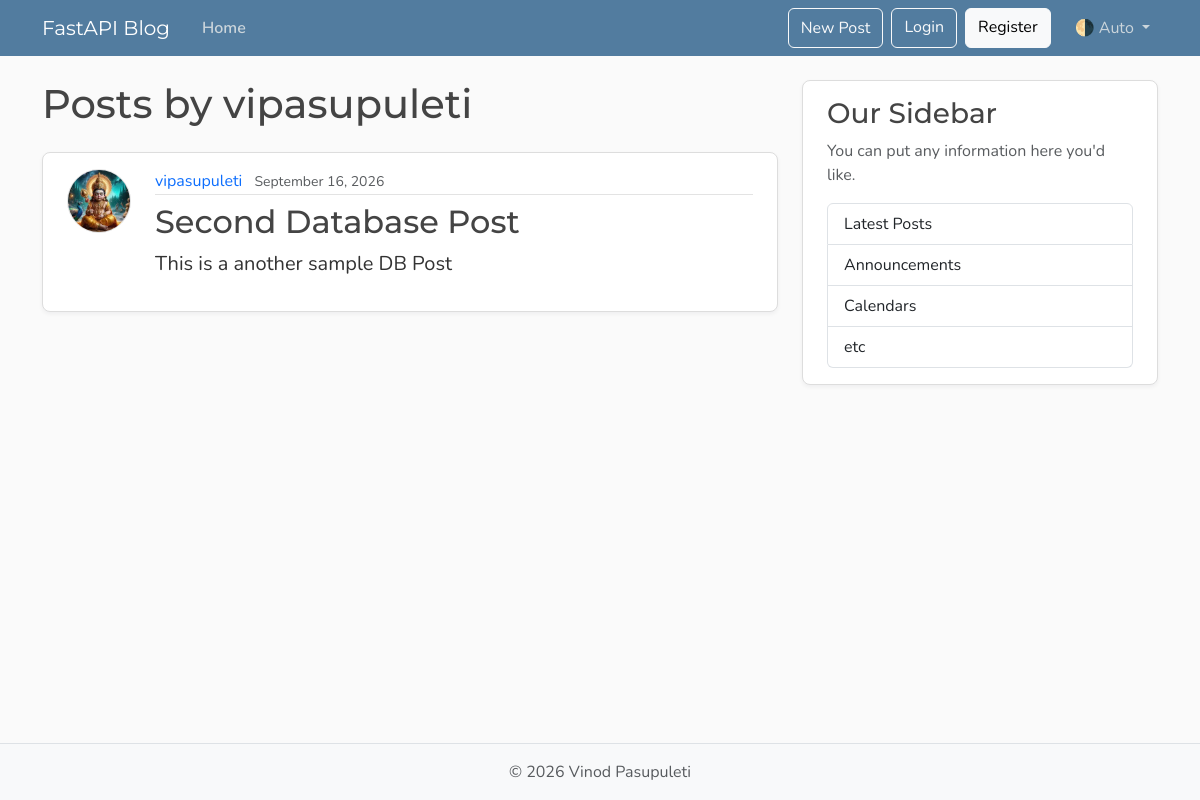
Before: /users/1/posts with the older database file.
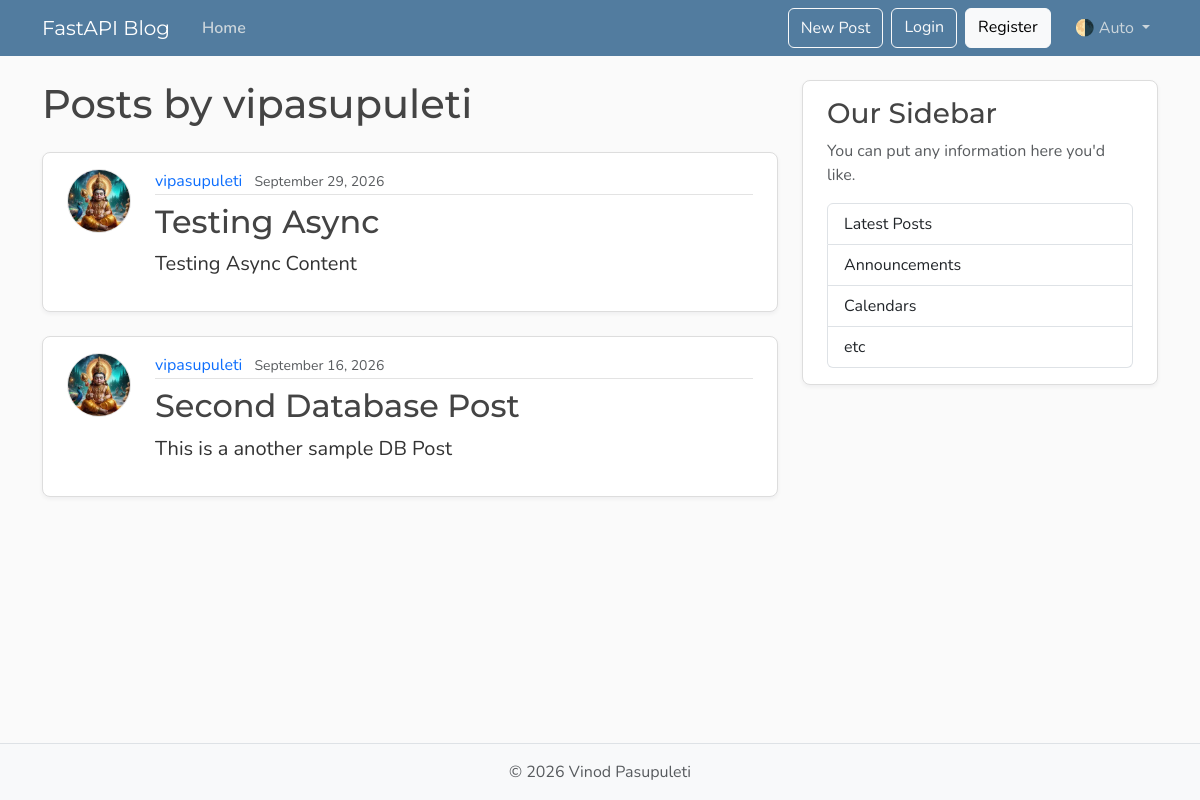
After: the same page with the newer database file.
### models.py (models this page shows, shortened)
class Post(Base):
    __tablename__ = "posts"
    id: Mapped[int] = mapped_column(Integer, primary_key=True, index=True)
    title: Mapped[str] = mapped_column(String(100), nullable=False)
    content: Mapped[str] = mapped_column(Text, nullable=False)
    user_id: Mapped[int] = mapped_column(
        ForeignKey("users.id"),
        nullable=False,
        index=True,
    )
    date_posted: Mapped[datetime] = mapped_column(
        DateTime(timezone=True),
        default=lambda: datetime.now(UTC),
    )
    author: Mapped[User] = relationship(back_populates="posts")

class User(Base):
    __tablename__ = "users"
    id: Mapped[int] = mapped_column(Integer, primary_key=True, index=True)
    username: Mapped[str] = mapped_column(String(50), unique=True, nullable=False)
    email: Mapped[str] = mapped_column(String(120), unique=True, nullable=False)
    image_file: Mapped[str | None] = mapped_column(
        String(200),
        nullable=True,
        default=None,
    )
    posts: Mapped[list[Post]] = relationship(back_populates="author", cascade="all, delete-orphan")

### main.py (the view)
@app.get("/users/{user_id}/posts", include_in_schema=False, name="user_posts")
async def user_posts_page(request: Request, user_id: int, db: Annotated[AsyncSession, Depends(get_db)]):
    result = await db.execute(select(models.User).where(models.User.id == user_id))
    user = result.scalars().first()
    if not user:
        raise HTTPException(status_code=status.HTTP_404_NOT_FOUND, detail="User not found")
    result = await db.execute(
        select(models.Post)
        .options(selectinload(models.Post.author))
        .where(models.Post.user_id == user_id).order_by(models.Post.date_posted.desc()),
    )
    posts = result.scalars().all()
    return templates.TemplateResponse(
        request, "user_posts.html",
        {"posts": posts, "user": user, "title": f"{user.username}'s Posts"}
    )

### templates/user_posts.html
{% extends "layout.html" %}
{% block content %}
<h1 class="mb-4">Posts by {{ user.username }}</h1>
{% for post in posts %}
<article class="content-section py-3 px-4 mb-4">
    <div class="d-flex align-items-start gap-4">
        <img class="rounded-circle article-img flex-shrink-0" src="{{ post.author.image_path }}"
            alt="{{ post.author.username }}'s profile picture" width="64" height="64" loading="lazy">
        <div class="flex-grow-1">
            <div class="article-metadata mb-2">
                <a class="me-2" href="{{ url_for('user_posts', user_id=post.author.id) }}">{{ post.author.username
                    }}</a>
                <small class="text-body-secondary">{{ post.date_posted.strftime("%B %d, %Y") }}</small>
            </div>
            <h2>
                <a class="article-title" href="{{ url_for('post_page', post_id=post.id) }}">{{ post.title }}</a>
            </h2>
            <p class="article-content">{{ post.content }}</p>
        </div>
    </div>
</article>
{% else %}
<p class="text-body-secondary">No posts by this user yet.</p>
{% endfor %}
{% endblock content %}

Changed rows visible on the page:
added Post: author.image_path (picture), author.username "vipasupuleti", date_posted "September 29, 2026", title "Testing Async", content "Testing Async Content"
